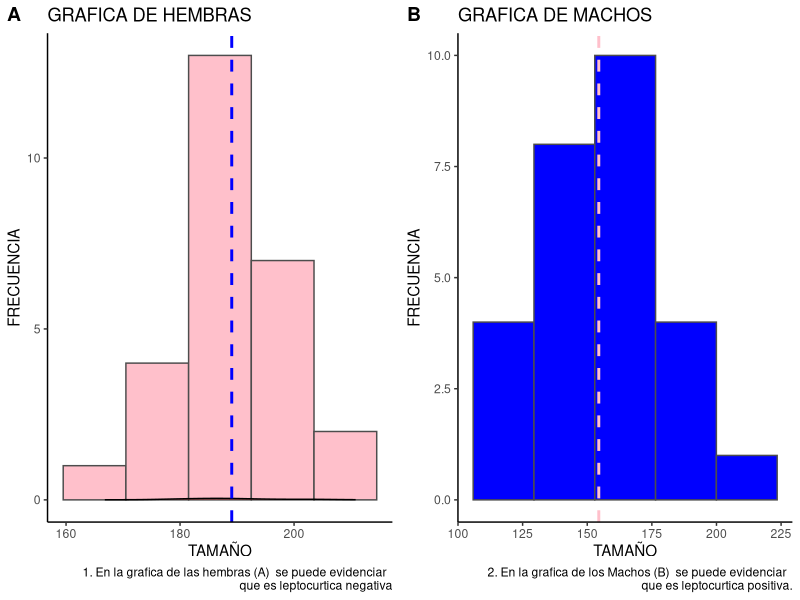
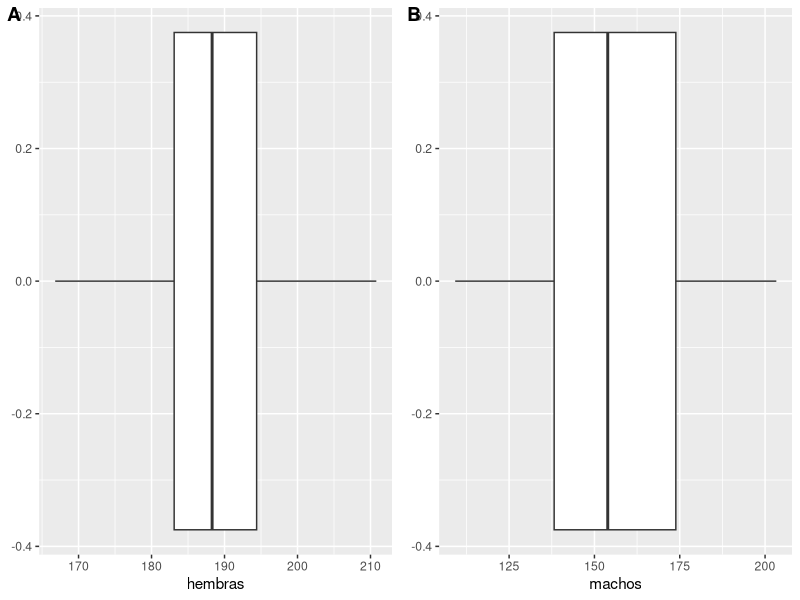
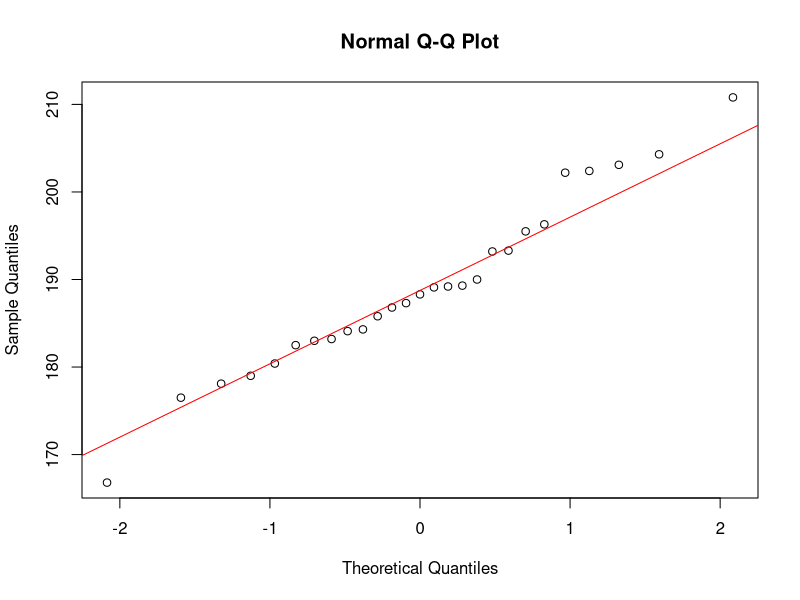
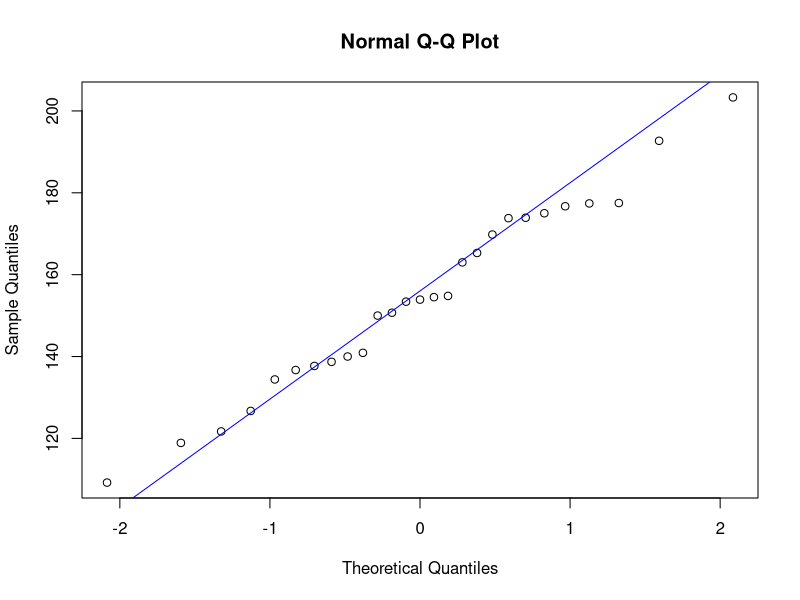
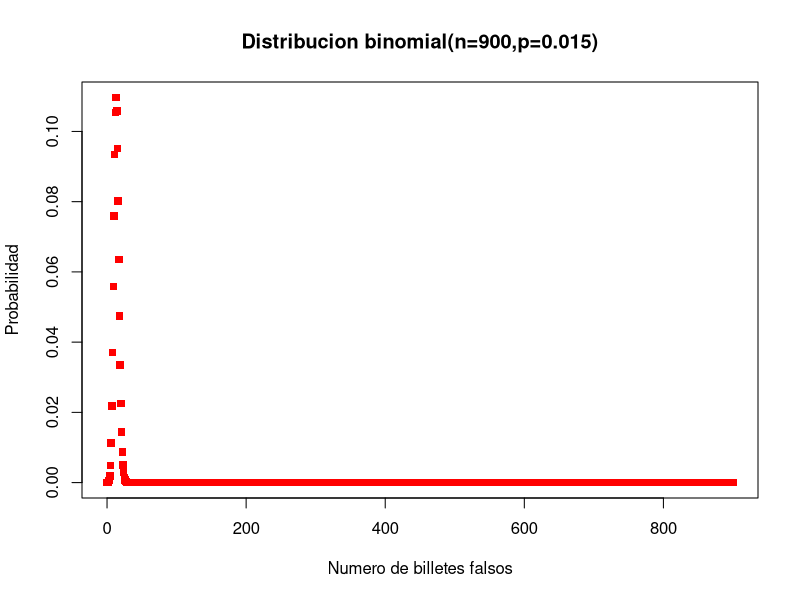
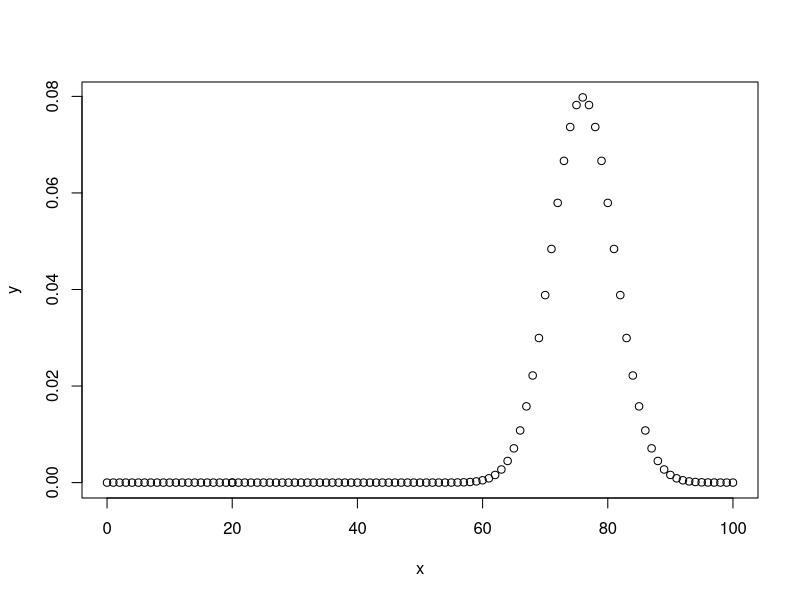

Here is the R script that generated these plots, in order:
## ---- chunk 1



library(cowplot)
library(ggplot2)

# Se crean los veectores con sus respectivos tamaños.
hembras<-c(183.2,184.1,183.0,204.3,176.5,179.0,188.3,186.8,202.2,
           182.5,190.0,178.1,193.2,180.4,184.3,189.2,189.1,203.1,
           166.8,196.3,193.3,187.3,185.8,189.3,195.5,202.4,210.8)


machos<-c(140.9,121.7,173.8,154.5,109.2,150.7,203.3,163.0,137.7,
          173.9,177.4,154.8,177.5,153.4,138.7,136.7,165.3,126.7,
          118.9,140.0,192.7,134.4,175.0,169.8,153.9,176.7,150.0)



# se crea una matriz tanto con las hembras y los machos, se le da la propiedad de frame a la 
# matriz, para poder processarla con ggplot.
 



langostinos<- matrix(c(hembras, machos), nrow=27,ncol=2)
colnames(langostinos)<-c('hembras','machos')
langostinos=data.frame(value = langostinos)


# se grafican los dos histogramas.

 

grafico1<-ggplot(data=langostinos, aes (x = hembras))+
  geom_histogram(bins =5,col= "gray30", fill="pink")+
  geom_density(alpha=.2, fill="red")+
  theme_classic()+
  geom_vline ( aes (xintercept= mean(hembras) ), color="blue",linetype="dashed", size=1)+
  labs(title = "GRAFICA DE HEMBRAS", x = "TAMAÑO", y="FRECUENCIA",caption = "1. En la grafica de las hembras (A)  se puede evidenciar  \n que es leptocurtica negativa")

grafico2<-ggplot(data=langostinos, aes (x = machos))+
  geom_histogram(bins =5, col= "gray30", fill="blue")+
  theme_classic()+
    geom_vline ( aes (xintercept= mean(machos) ), color="pink",linetype="dashed", size=1)+
  labs(title = "GRAFICA DE MACHOS", x = "TAMAÑO", y="FRECUENCIA",caption = "2. En la grafica de los Machos (B)  se puede evidenciar  \n que es leptocurtica positiva.")

plot_grid(grafico1,grafico2, labels = "AUTO")


## ---- chunk 2
mean(hembras)
mean(machos)
## ---- chunk 3

## ---- chunk 4

plotH<-ggplot(data=langostinos, aes (x = hembras))+
  geom_boxplot()


plotM<-ggplot(data=langostinos, aes (x = machos))+
  geom_boxplot()

plot_grid(plotH,plotM, labels = "AUTO")

## ---- chunk 5


ks.test(hembras,0.5,alternative = "two.side")
qqnorm(hembras)
qqline(hembras,col="red")



ks.test(machos,0.5,alternative = "two.side")
qqnorm(machos)
qqline(machos,col="blue")

## ---- chunk 6
#a.  lo sumo 25 billetes sean falsos
#p(x<=25) = p(x<26)
pbinom(25,900,0.015)

## ---- chunk 7
#b. la cantidad de billetes falsos entre 20 y 30
#p(20<x30)
pbinom(30,900,0.015)-pbinom(20,900,0.015)
## ---- chunk 8
#c. Mas de 10 sean falsos
#p(x>10) = 1-P(x<=10)
1-pbinom(10,900,0.015)
## ---- chunk 9

#x<-c(0:900)
#y<-dbinom(x,900,0.015)
#plot(x,y)

plot (0:900,dbinom(0:900,900,0.015),main ="Distribucion binomial(n=900,p=0.015)",
      xlab = "Numero de billetes falsos" , ylab= "Probabilidad",col="red", pch=15)
## ---- chunk 10


#p(x>92) = 1-p(x<=92)
1-pnorm(92,76,5)

## ---- chunk 11
#p(x<55)  
pnorm(55,76,5)
# p(x>75) = 1-p(x<=75)
1-pnorm(75,76,5)
## ---- chunk 12
x<-c(0:100,20)
y<-dnorm(x,76,5)
plot(x,y)

#lot (0:4,dbinom(0:4,4,1/3),main ="Distribucion binomial(n=4,p=1/3)",
# xlab = "Numero de exitos,Numero de jueces" , ylab= "Probabilidad",col="red", pch=15)
